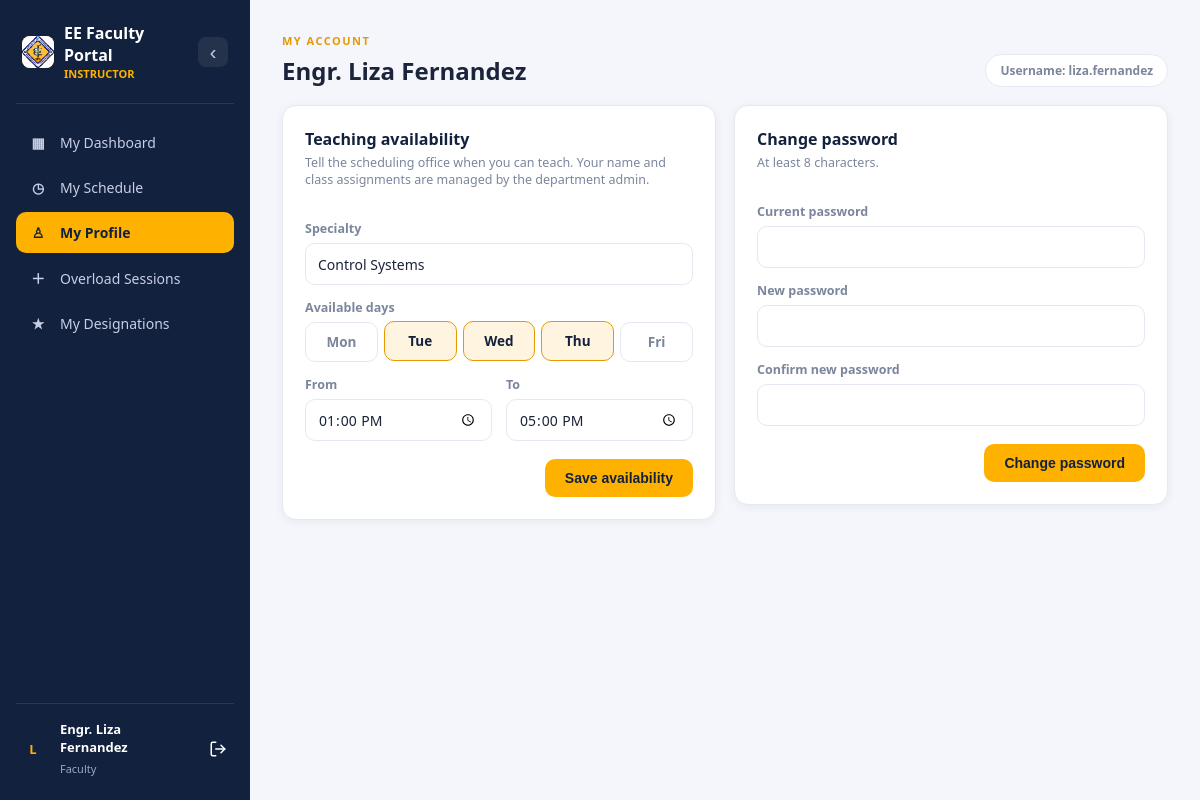
The page /faculty/profile.php (signed in) on the database its author committed.
### tables this page shows
CREATE TABLE `faculty` (
  `faculty_id` int(11) NOT NULL,
  `username` varchar(255) NOT NULL,
  `faculty_name` varchar(100) NOT NULL,
  `specialty` varchar(100) DEFAULT NULL,
  `available_days` varchar(30) DEFAULT NULL,
  `available_from` time DEFAULT NULL,
  `available_to` time DEFAULT NULL,
  `password` varchar(255) NOT NULL,
  `must_change_password` tinyint(1) NOT NULL DEFAULT 0,
  `role` varchar(255) NOT NULL
);

### includes/auth.php (called while the page is built, shortened)
<?php
function currentUserId(): int   { return (int)($_SESSION['user_id'] ?? 0); }

### includes/schedule_helpers.php (called while the page is built, shortened)
<?php
function loadInstructor(mysqli $c, int $id): array {
    $stmt = $c->prepare("SELECT faculty_id, username, faculty_name, specialty, available_days, available_from, available_to FROM faculty WHERE faculty_id = ?");
    $stmt->bind_param('i', $id);
    $stmt->execute();
    $row = $stmt->get_result()->fetch_assoc();
    return $row;
}

### includes/ui.php (called while the page is built, shortened)
<?php
if (!function_exists('h')) {
    function h($v) { return htmlspecialchars((string)$v, ENT_QUOTES, 'UTF-8'); }
}

### faculty/profile.php (the view, shortened to what this page needs)
<?php
require '../includes/auth.php';
require '../includes/ui.php';
require '../includes/schedule_helpers.php';
$conn = (new database())->connect();
$id   = currentUserId();
$inst  = loadInstructor($conn, $id);
$mustChange = !empty($_SESSION['must_change']);
require '../includes/faculty_header.php';
$picked = array_filter(explode(',', (string)$inst['available_days']));
?>
<section class="page-section">
<div class="section-heading">
    <div><span class="eyebrow">MY ACCOUNT</span><h2><?= h($inst['faculty_name']) ?></h2></div>
    <span class="date-chip">Username: <?= h($inst['username']) ?></span>
</div>
<div class="profile-grid">
  <?php if (!$mustChange): ?>
  <form method="post" class="f-card f-form">
    <div><h3>Teaching availability</h3><p class="f-sub">Tell the scheduling office when you can teach. Your name and class assignments are managed by the department admin.</p></div>
    <div class="f-field"><label for="spec">Specialty</label>
      <input type="text" id="spec" name="specialty" maxlength="100" value="<?= h($inst['specialty'] ?? '') ?>" placeholder="e.g. Power Systems"></div>
    <div class="f-field"><span class="f-label">Available days</span>
      <div class="ui-chips">
        <?php foreach (FAC_DAY_KEYS as $d): ?>
        <input type="checkbox" name="days[]" id="d<?= $d ?>" value="<?= $d ?>" <?= in_array($d, $picked, true) ? 'checked' : '' ?>><label for="d<?= $d ?>"><?= $d ?></label>
        <?php endforeach; ?>
      </div></div>
    <div class="f-grid2">
      <div class="f-field"><label for="from">From</label><input type="time" id="from" name="available_from" value="<?= h(substr((string)$inst['available_from'], 0, 5)) ?>"></div>
      <div class="f-field"><label for="to">To</label><input type="time" id="to" name="available_to" value="<?= h(substr((string)$inst['available_to'], 0, 5)) ?>"></div>
    </div>
    <div class="f-actions"><button type="submit" class="primary-btn">Save availability</button></div>
  </form>
  <?php endif; ?>
  <form method="post" class="f-card f-form">
    <div><h3>Change password</h3><p class="f-sub">At least 8 characters.</p></div>
    <div class="f-field"><label for="cur">Current password<?= $mustChange ? ' (the temporary one)' : '' ?></label><input type="password" id="cur" name="current" required autocomplete="current-password"></div>
    <div class="f-field"><label for="new">New password</label><input type="password" id="new" name="new" required minlength="8" autocomplete="new-password"></div>
    <div class="f-field"><label for="conf">Confirm new password</label><input type="password" id="conf" name="confirm" required minlength="8" autocomplete="new-password"></div>
    <div class="f-actions"><button type="submit" class="primary-btn">Change password</button></div>
  </form>
</div>
</section>
<?php require '../includes/footer.php'; ?>

### assets/style.css (style rules this page uses)
:root { --navy:#12213d; --navy-2:#1b2a4a; --amber:#ffb100; --amber-dark:#e69900; --bg:#f4f6fb; --card:#ffffff; --border:#e4e8f1; --text:#1c243b; --muted:#7b869c; --green:#1fa971; --green-bg:#e6f7ef; --red:#e5484d; --red-bg:#fdecec; --radius:14px; --shadow:0 2px 10px rgba(20,30,60,.06); }
* { box-sizing:border-box }
body { margin:0;font-family:'Segoe UI',Roboto,Arial,sans-serif;background:var(--bg);color:var(--text);opacity:0;animation:pageFadeIn .45s ease forwards }
.page-section { animation:fadeInUp .45s ease both }
.section-heading, .enrollment-head, .schedule-tools, .printable-schedule, .enroll-form-card { animation:fadeInUp .45s ease both }
.page-section { margin-bottom:28px }
.section-heading { display:flex;justify-content:space-between;align-items:flex-end;margin-bottom:18px;flex-wrap:wrap;gap:10px }
.eyebrow { font-size:11px;letter-spacing:1.5px;color:var(--amber-dark);font-weight:700 }
.section-heading h2 { margin:4px 0 0;font-size:24px }
.date-chip { background:#fff;border:1px solid var(--border);padding:7px 14px;border-radius:20px;font-size:12px;color:var(--muted);font-weight:600 }
.primary-btn { background:var(--amber);color:var(--navy);border:none;padding:11px 20px;border-radius:10px;font-weight:700;cursor:pointer;display:inline-flex;align-items:center;gap:8px;font-size:14px;transition:background-color .2s ease,transform .15s ease,box-shadow .2s ease }

### assets/ui.css (style rules this page uses)
:root { --ui-ink: #14213d; --ui-muted: #64708a; --ui-line: #e3e8f2; --ui-bg: #f6f8fc; --ui-accent: #2457f5; --ui-accent-soft: #e8eeff; --ui-danger: #d6342c; --ui-danger-soft: #fdeceb; --ui-ok: #12a36f; --ui-ok-soft: #e3f6ee; --ui-ease: cubic-bezier(.22, 1, .36, 1); --ui-spring: cubic-bezier(.34, 1.45, .5, 1); }
.ui-seg, .ui-chips { display: flex; flex-wrap: wrap; gap: 6px; }
.ui-seg label, .ui-chips label { flex: 1; min-width: 52px; padding: 10px 12px; text-align: center; border: 1.5px solid var(--ui-line); border-radius: 10px; font-size: 13.5px; font-weight: 600; color: var(--ui-muted); cursor: pointer; user-select: none; transition: all .2s var(--ui-ease); }
.ui-seg input:checked + label, .ui-chips input:checked + label { background: var(--ui-accent-soft); border-color: var(--ui-accent); color: var(--ui-accent); transform: translateY(-1px); }
:root { --ui-ink: var(--text, #1c243b); --ui-muted: var(--muted, #7b869c); --ui-line: var(--border, #e4e8f1); --ui-bg: var(--bg, #f4f6fb); --ui-accent: var(--amber-dark, #e69900); --ui-accent-soft: #fff4e0; --ui-danger: var(--red, #e5484d); --ui-danger-soft: var(--red-bg, #fdecec); --ui-ok: var(--green, #1fa971); --ui-ok-soft: var(--green-bg, #e6f7ef); }
.ui-seg input:checked + label, .ui-chips input:checked + label { color: var(--navy, #12213d); background: var(--ui-accent-soft); }

### assets/portal.css (style rules this page uses)
.f-card { background: var(--card); border: 1px solid var(--border); border-radius: var(--radius); padding: 22px; box-shadow: var(--shadow); }
.f-card h3 { margin: 0 0 4px; font-size: 16px; color: var(--navy); }
.f-card .f-sub { margin: 0 0 18px; font-size: 12.5px; color: var(--muted); }
.f-form { display: grid; gap: 14px; }
.f-grid2 { display: grid; grid-template-columns: 1fr 1fr; gap: 14px; }
.f-field > label, .f-field > .f-label { display: block; margin: 0 0 6px; font-size: 12.5px; font-weight: 600; color: var(--muted); }
.f-field input[type=text], .f-field input[type=password], .f-field input[type=time] { width: 100%; height: 42px; padding: 0 12px; border: 1.5px solid var(--border); border-radius: 10px; background: #fff; color: var(--text); font: inherit; font-size: 14px; transition: border-color .2s, box-shadow .2s; }
.f-actions { display: flex; justify-content: flex-end; margin-top: 4px; }
.ui-chips { position: relative; }
.profile-grid { display: grid; grid-template-columns: repeat(2, minmax(0, 1fr)); gap: 18px; align-items: start; }

### rows shown on the page
faculty: faculty_name "Engr. Liza Fernandez", username "liza.fernandez", specialty "Control Systems", available_from "13:00", available_to "17:00"

### other values the page prints
$facName "Engr. Liza Fernandez"
$d "Mon"
$d "Tue"
$d "Wed"
$d "Thu"
$d "Fri"
